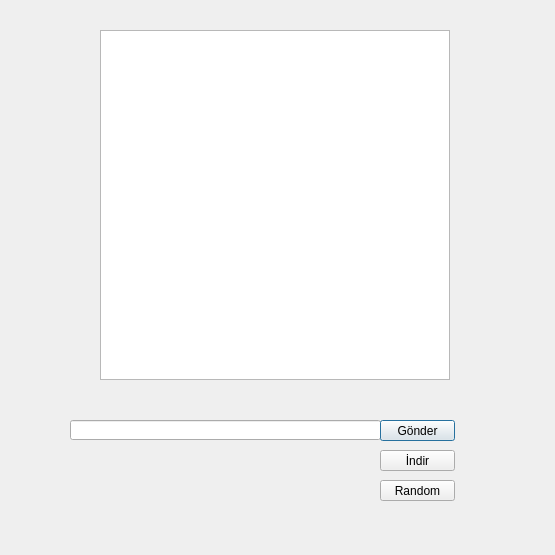
<?xml version="1.0" encoding="UTF-8"?>
<ui version="4.0">
 <class>Dialog</class>
 <widget class="QDialog" name="Dialog">
  <property name="geometry">
   <rect>
    <x>0</x>
    <y>0</y>
    <width>555</width>
    <height>555</height>
   </rect>
  </property>
  <property name="windowTitle">
   <string>Dialog</string>
  </property>
  <widget class="QGraphicsView" name="graphicsView">
   <property name="geometry">
    <rect>
     <x>100</x>
     <y>30</y>
     <width>350</width>
     <height>350</height>
    </rect>
   </property>
   <property name="mouseTracking">
    <bool>false</bool>
   </property>
  </widget>
  <widget class="QLineEdit" name="lineEdit">
   <property name="geometry">
    <rect>
     <x>70</x>
     <y>420</y>
     <width>311</width>
     <height>20</height>
    </rect>
   </property>
  </widget>
  <widget class="QPushButton" name="pushButton">
   <property name="geometry">
    <rect>
     <x>380</x>
     <y>420</y>
     <width>75</width>
     <height>21</height>
    </rect>
   </property>
   <property name="text">
    <string>Gönder</string>
   </property>
  </widget>
  <widget class="QPushButton" name="pushButton_2">
   <property name="geometry">
    <rect>
     <x>380</x>
     <y>450</y>
     <width>75</width>
     <height>21</height>
    </rect>
   </property>
   <property name="text">
    <string>İndir</string>
   </property>
  </widget>
  <widget class="QPushButton" name="pushButton_3">
   <property name="geometry">
    <rect>
     <x>380</x>
     <y>480</y>
     <width>75</width>
     <height>21</height>
    </rect>
   </property>
   <property name="text">
    <string>Random</string>
   </property>
  </widget>
 </widget>
 <resources>
  <include location="../../Downloads/göndertusu.jpg"/>
 </resources>
 <connections/>
</ui>
